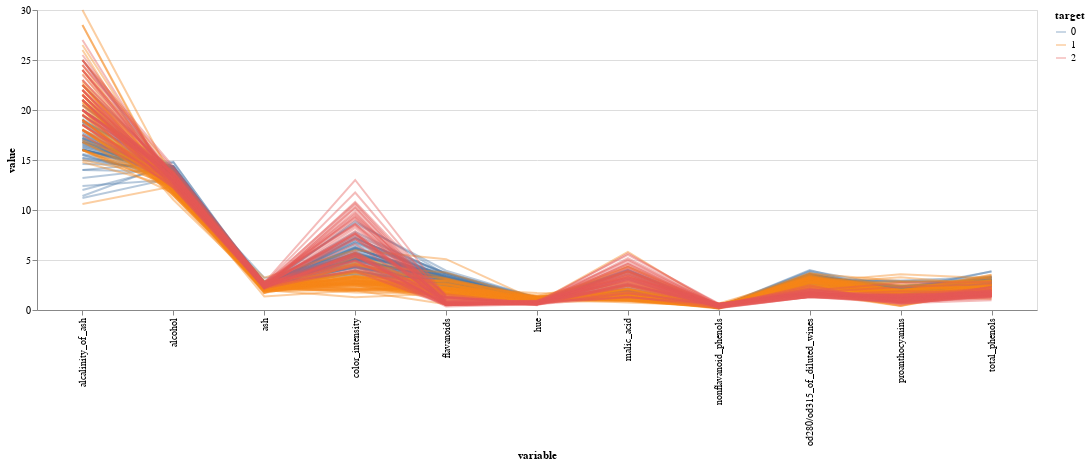

Notebook code cell kept with this figure:
### Code cell
# We have to omit 'proline' and 'magnesium' columns because they skew up the resulting chart. Try without removing
chart_parallel_wine = create_parallel_chart (data_wine.drop (['proline', 'magnesium'], axis = 1))
chart_parallel_wine

### Figure 1 — Vega-Lite specification as saved in the notebook (floating-point values rounded to 4 significant figures; data arrays with more than 128 entries replaced by an {"elided": "..."} marker saying what was removed)
{"config": {"view": {"continuousWidth": 400, "continuousHeight": 300}}, "data": {"name": "data-dc4944c1a8296cd893d976f3c614dc60"}, "mark": "line", "encoding": {"color": {"type": "nominal", "field": "target"}, "detail": {"type": "nominal", "field": "index"}, "opacity": {"value": 0.4}, "x": {"type": "nominal", "field": "variable"}, "y": {"type": "quantitative", "field": "value"}}, "width": 1000, "$schema": "https://vega.github.io/schema/vega-lite/v4.8.1.json", "datasets": {"data-dc4944c1a8296cd893d976f3c614dc60": {"elided": "1958 records"}}}
